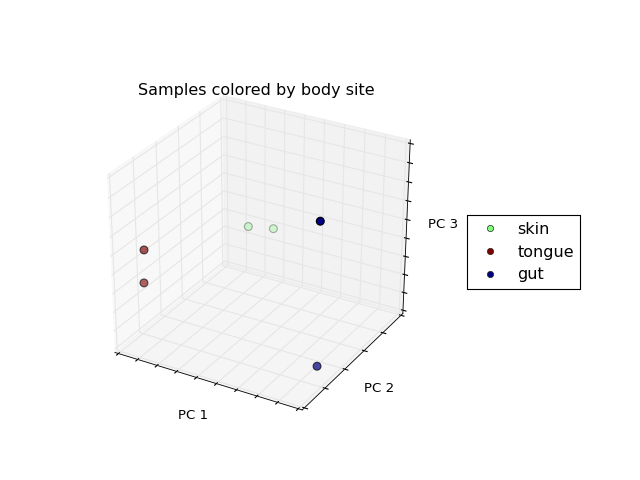

The Python source for this figure:
# We don't see any clustering/grouping of samples. If we were to instead color
# the samples by the body site they were taken from, we see that the samples
# from the same body site (those that are colored the same) appear to be
# closer to one another in the 3-D space then they are to samples from
# other body sites.

import matplotlib.pyplot as plt
plt.close('all') # not necessary for normal use
fig = wu_pc.plot(sample_md, 'body_site',
                 axis_labels=('PC 1', 'PC 2', 'PC 3'),
                 title='Samples colored by body site', cmap='jet', s=50)
